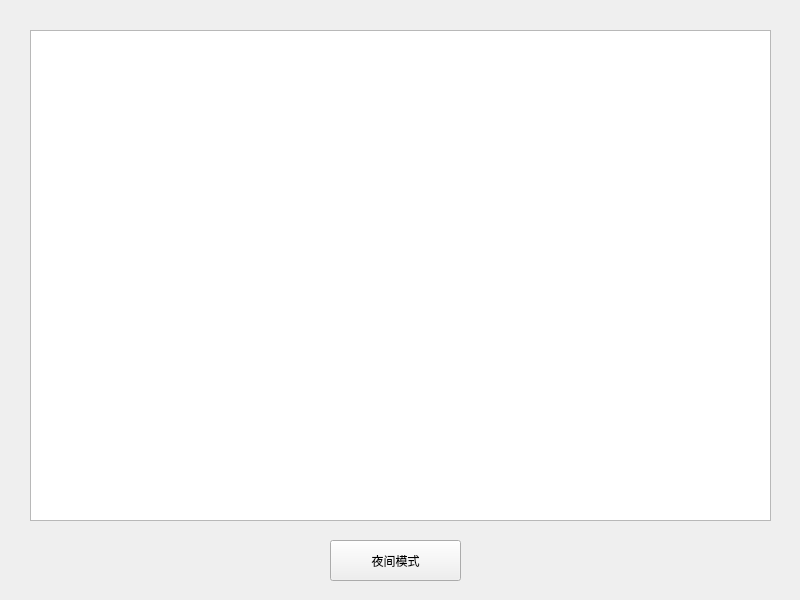
<?xml version="1.0" encoding="UTF-8"?>
<ui version="4.0">
 <class>Widget</class>
 <widget class="QWidget" name="Widget">
  <property name="geometry">
   <rect>
    <x>0</x>
    <y>0</y>
    <width>800</width>
    <height>600</height>
   </rect>
  </property>
  <property name="windowTitle">
   <string>Widget</string>
  </property>
  <widget class="QTextEdit" name="textEdit">
   <property name="geometry">
    <rect>
     <x>30</x>
     <y>30</y>
     <width>741</width>
     <height>491</height>
    </rect>
   </property>
  </widget>
  <widget class="QPushButton" name="pushButton">
   <property name="geometry">
    <rect>
     <x>330</x>
     <y>540</y>
     <width>131</width>
     <height>41</height>
    </rect>
   </property>
   <property name="text">
    <string>夜间模式</string>
   </property>
  </widget>
 </widget>
 <resources/>
 <connections/>
</ui>
